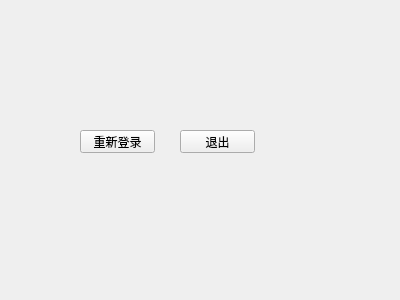
<?xml version="1.0" encoding="UTF-8"?>
<ui version="4.0">
 <class>Widget</class>
 <widget class="QWidget" name="Widget">
  <property name="geometry">
   <rect>
    <x>0</x>
    <y>0</y>
    <width>400</width>
    <height>300</height>
   </rect>
  </property>
  <property name="windowTitle">
   <string>Form</string>
  </property>
  <widget class="QPushButton" name="pushButton">
   <property name="geometry">
    <rect>
     <x>80</x>
     <y>130</y>
     <width>75</width>
     <height>23</height>
    </rect>
   </property>
   <property name="text">
    <string>重新登录</string>
   </property>
  </widget>
  <widget class="QPushButton" name="pushButton_2">
   <property name="geometry">
    <rect>
     <x>180</x>
     <y>130</y>
     <width>75</width>
     <height>23</height>
    </rect>
   </property>
   <property name="text">
    <string>退出</string>
   </property>
  </widget>
 </widget>
 <resources/>
 <connections>
  <connection>
   <sender>pushButton_2</sender>
   <signal>clicked()</signal>
   <receiver>Widget</receiver>
   <slot>close()</slot>
   <hints>
    <hint type="sourcelabel">
     <x>212</x>
     <y>143</y>
    </hint>
    <hint type="destinationlabel">
     <x>398</x>
     <y>4</y>
    </hint>
   </hints>
  </connection>
 </connections>
</ui>
